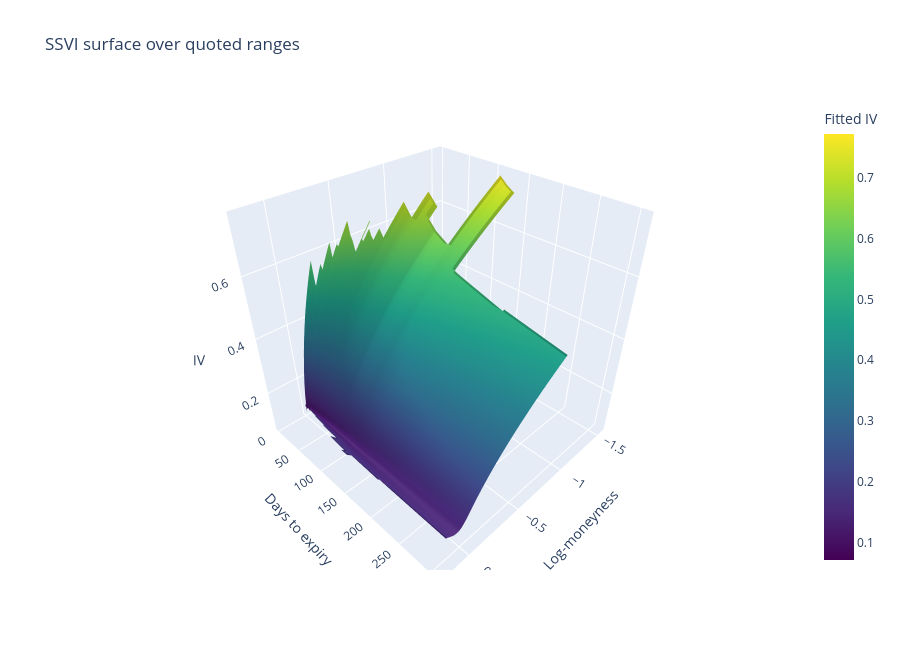

Notebook source saved alongside this figure:
### Markdown cell above
## Rendered SSVI surface

Drag the Plotly figure to rotate it and scroll to zoom. The mesh connects fitted expiry slices where adjacent expiries both have filtered quotes. Each row uses that expiry's estimated $\theta_{\mathrm{ATM}}$ and the shared $\rho$, $\eta$, and $\gamma$. The facets between rows are a plotting connection, not an estimated continuous ATM-variance curve.

### Code cell
expiry_ranges = observations.groupby("expiry_date").agg(
    days_to_expiry=("days_to_expiry", "first"),
    time_to_expiry=("time_to_expiry", "first"),
    theta_atm=("theta_atm", "first"),
    k_min=("log_moneyness", "min"),
    k_max=("log_moneyness", "max"),
).sort_values("days_to_expiry")

k_grid = np.linspace(observations["log_moneyness"].min(), observations["log_moneyness"].max(), 160)
k_mesh, dte_mesh = np.meshgrid(k_grid, expiry_ranges["days_to_expiry"])
theta = expiry_ranges["theta_atm"].to_numpy()[:, None]
tau = expiry_ranges["time_to_expiry"].to_numpy()[:, None]
iv_mesh = np.sqrt(
    ssvi_total_variance(k_mesh, theta, result["rho"], result["eta"], result["gamma"]) / tau
)
within_quotes = (
    (k_mesh >= expiry_ranges["k_min"].to_numpy()[:, None])
    & (k_mesh <= expiry_ranges["k_max"].to_numpy()[:, None])
)
iv_mesh = np.ma.masked_where(~within_quotes, iv_mesh)

import plotly.graph_objects as go

surface_fig = go.Figure(go.Surface(
    x=k_grid,
    y=expiry_ranges["days_to_expiry"].to_numpy(),
    z=iv_mesh.filled(np.nan),
    colorscale="Viridis",
    connectgaps=False,
    colorbar=dict(title="Fitted IV"),
    hovertemplate="k=%{x:.3f}<br>DTE=%{y}<br>IV=%{z:.3f}<extra></extra>",
))
surface_fig.update_layout(
    title="SSVI surface over quoted ranges",
    scene=dict(
        xaxis_title="Log-moneyness",
        yaxis_title="Days to expiry",
        zaxis_title="IV",
    ),
    width=900, height=650,
)
surface_fig.show()

### Figure 1 — Plotly figure (JSON) as saved in the notebook; plotly's stock layout.template omitted (floating-point values rounded to 4 significant figures; data arrays with more than 128 entries replaced by an {"elided": "..."} marker saying what was removed)
{"data": [{"colorbar": {"title": {"text": "Fitted IV"}}, "colorscale": [[0.0, "#440154"], [0.1111, "#482878"], [0.2222, "#3e4989"], [0.3333, "#31688e"], [0.4444, "#26828e"], [0.5556, "#1f9e89"], [0.6667, "#35b779"], [0.7778, "#6ece58"], [0.8889, "#b5de2b"], [1.0, "#fde725"]], "connectgaps": false, "hovertemplate": "k=%{x:.3f}<br>DTE=%{y}<br>IV=%{z:.3f}<extra></extra>", "type": "surface", "x": {"elided": "160 float values"}, "y": [4, 5, 6, 7, 10, 11, 12, 13, 14, 17, 18, 19, 20, 21, 24, 25, 26, 27, 28, 31, 32, 33, 34, 35, 38, 39, 40, 42, 49, 63, 84, 91, 112, 124, 140, 154, 214, 305], "z": {"elided": "38x160 float values"}}], "layout": {"height": 650, "scene": {"xaxis": {"title": {"text": "Log-moneyness"}}, "yaxis": {"title": {"text": "Days to expiry"}}, "zaxis": {"title": {"text": "IV"}}}, "title": {"text": "SSVI surface over quoted ranges"}, "width": 900}}
